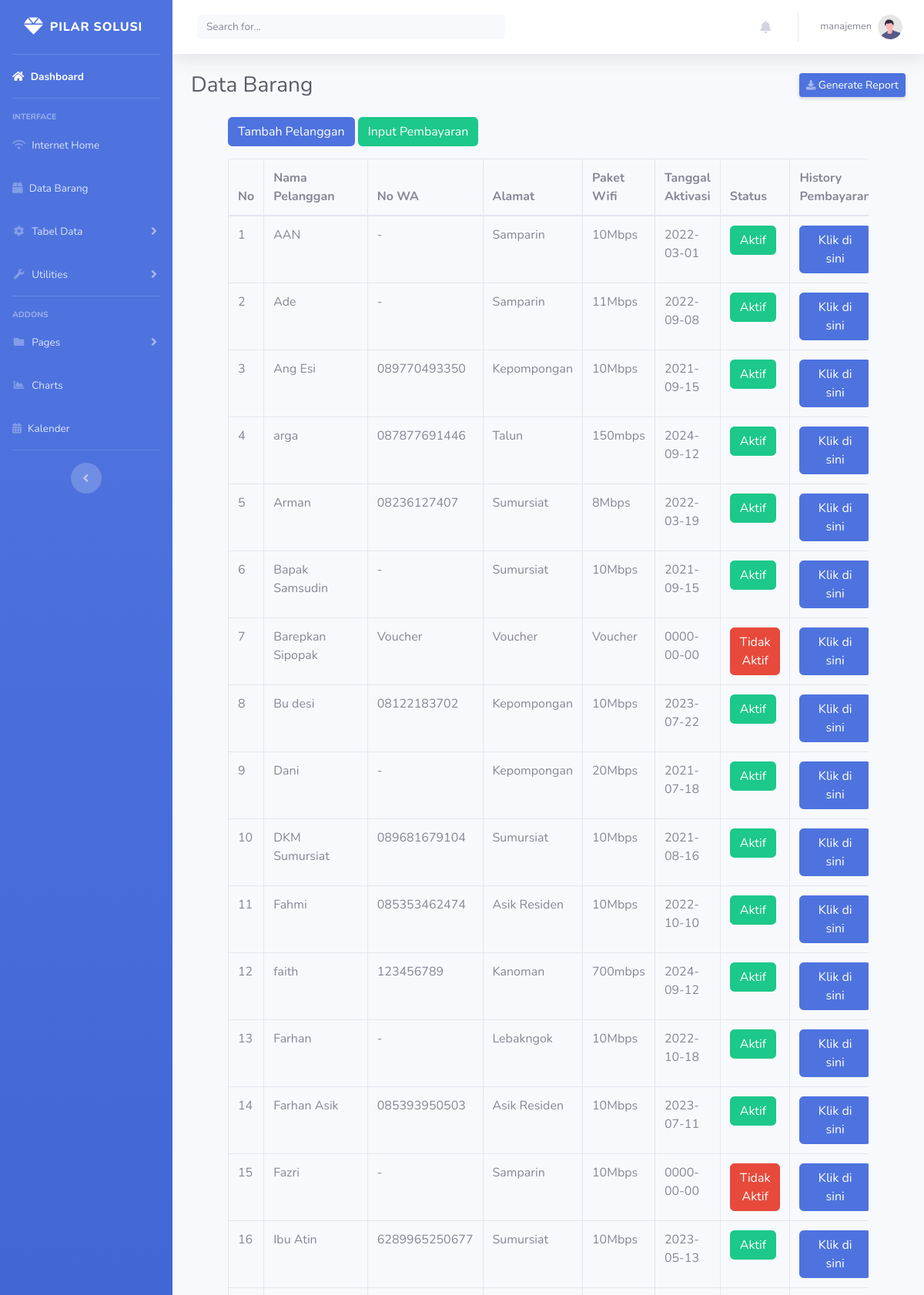
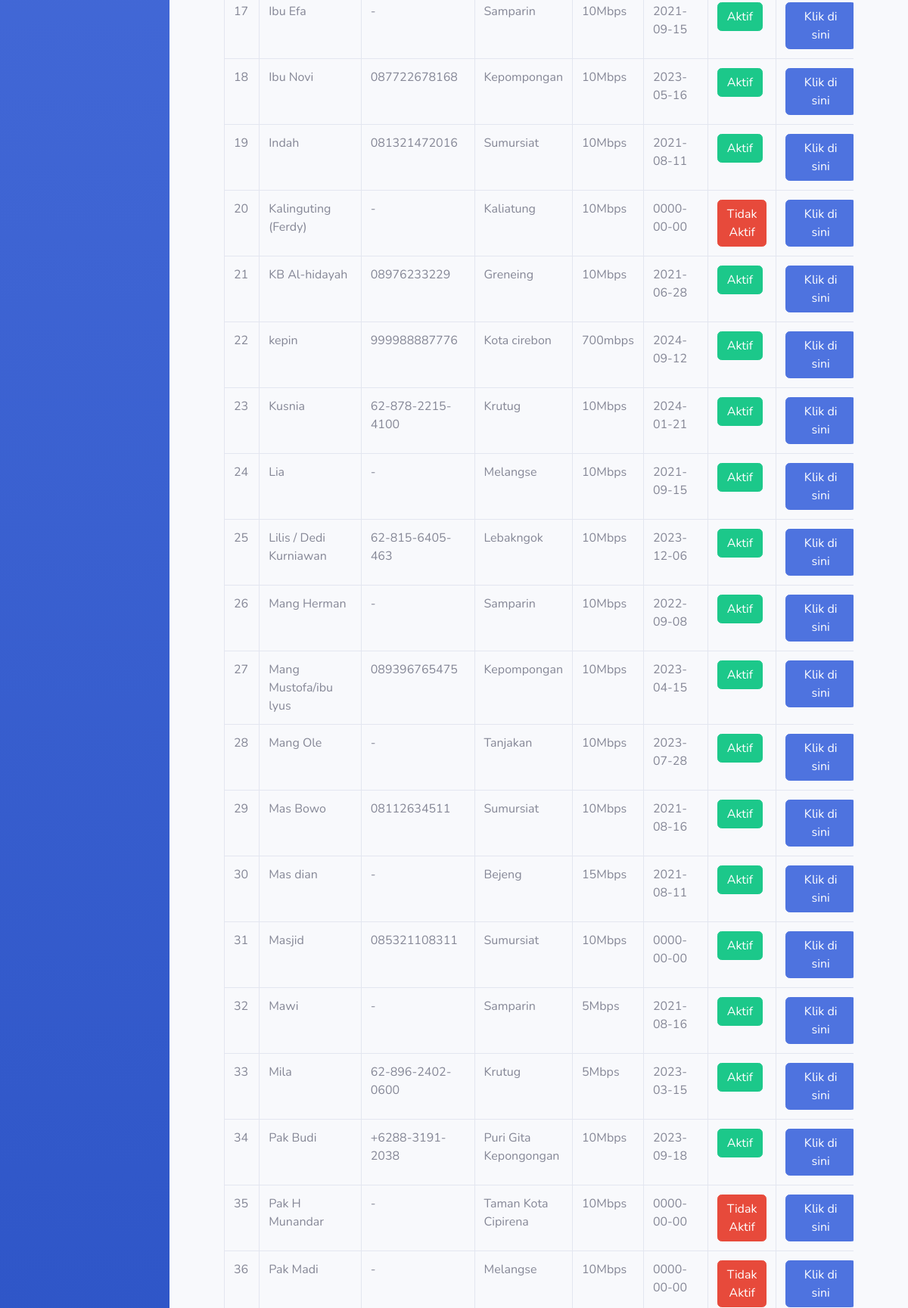
Page /internet_home.php (signed in, upper part) on the committed database (2 pictures, top to bottom).
### tables this page shows
CREATE TABLE `user` (
  `id` int(11) NOT NULL,
  `username` varchar(50) NOT NULL,
  `password` varchar(255) NOT NULL,
  `role` enum('admin','manajemen','teknisi') NOT NULL
);

CREATE TABLE `pelanggan` (
  `id` int(11) NOT NULL,
  `nama_pelanggan` varchar(100) NOT NULL,
  `no_wa` varchar(20) NOT NULL,
  `alamat` text NOT NULL,
  `paket_wifi` varchar(50) NOT NULL,
  `tanggal_aktivasi` date NOT NULL,
  `status` enum('Aktif','Tidak Aktif') DEFAULT 'Tidak Aktif'
);

### internet_home.php (the view, shortened to what this page needs)
<?php
$conn = new mysqli("localhost", "root", "", "pilarapp");
$id = $_SESSION['id'];
$query = "SELECT username FROM user WHERE id = ?";
$stmt = $conn->prepare($query);
$stmt->bind_param("i", $id);
$stmt->execute();
$stmt->bind_result($username);
?>
<!DOCTYPE html>
<html lang="en">
<head>
    <link rel="stylesheet" href="https://cdnjs.cloudflare.com/ajax/libs/font-awesome/6.0.0-beta3/css/all.min.css">
    <link href="vendor/fontawesome-free/css/all.min.css" rel="stylesheet" type="text/css">
    <link href="css/sb-admin-2.min.css" rel="stylesheet">
</head>
<body id="page-top">
    <div id="wrapper">
        <ul class="navbar-nav bg-gradient-primary sidebar sidebar-dark accordion" id="accordionSidebar">
            <a class="sidebar-brand d-flex align-items-center justify-content-center" href="index.html">
                <div class="sidebar-brand-icon">
                <i class="fa-solid fa-gem" style="font-size: 25px;"></i>
                </div>
                <div class="sidebar-brand-text mx-2">Pilar solusi</div>
            </a>
            <hr class="sidebar-divider my-0">
            <li class="nav-item active">
                <a class="nav-link" href="index.php">
                    <i class="fa fa-home"></i>
                    <span>Dashboard</span></a>
            </li>
            <hr class="sidebar-divider">
            <div class="sidebar-heading">
                Interface
            </div>
            <li class="nav-item">
                <a class="nav-link" href="internet_home.php">
                <i class="fa-solid fa-wifi"></i>
                    <span>Internet Home</span></a>
            </li>
            <li class="nav-item">
                <a class="nav-link" href="data_barang.php">
                <i class="fas fa-box"></i>
                    <span>Data Barang</span></a>
            </li>
            <li class="nav-item">
                <a class="nav-link collapsed" href="#" data-toggle="collapse" data-target="#collapseTwo"
                    aria-expanded="true" aria-controls="collapseTwo">
                    <i class="fas fa-fw fa-cog"></i>
                    <span>Tabel Data</span>
                </a>
            </li>
            <li class="nav-item">
                <a class="nav-link collapsed" href="#" data-toggle="collapse" data-target="#collapseUtilities"
                    aria-expanded="true" aria-controls="collapseUtilities">
                    <i class="fas fa-fw fa-wrench"></i>
                    <span>Utilities</span>
                </a>
            </li>
            <hr class="sidebar-divider">
            <div class="sidebar-heading">
                Addons
            </div>
            <li class="nav-item">
                <a class="nav-link collapsed" href="#" data-toggle="collapse" data-target="#collapsePages"
                    aria-expanded="true" aria-controls="collapsePages">
                    <i class="fas fa-fw fa-folder"></i>
                    <span>Pages</span>
                </a>
            </li>
            <li class="nav-item">
                <a class="nav-link" href="charts.html">
                    <i class="fas fa-fw fa-chart-area"></i>
                    <span>Charts</span></a>
            </li>
             <li class="nav-item">
                <a class="nav-link" href="kalender.php">
                    <i class="fa-solid fa-calendar-days"></i>
                    <span>Kalender</span></a>
            </li>
            <hr class="sidebar-divider d-none d-md-block">
            <div class="text-center d-none d-md-inline">
                <button class="rounded-circle border-0" id="sidebarToggle"></button>
            </div>
        </ul>
        <div id="content-wrapper" class="d-flex flex-column">
            <div id="content">
                <nav class="navbar navbar-expand navbar-light bg-white topbar mb-4 static-top shadow">
                    <form
                        class="d-none d-sm-inline-block form-inline mr-auto ml-md-3 my-2 my-md-0 mw-100 navbar-search">
                        <div class="input-group">
                            <input type="text" class="form-control bg-light border-0 small" placeholder="Search for..."
                                aria-label="Search" aria-describedby="basic-addon2" id="search">
                        </div>
                    </form>
                    <ul class="navbar-nav ml-auto">
                <li class="nav-item dropdown no-arrow mx-1">
            <a class="nav-link dropdown-toggle" href="#" id="alertsDropdown" role="button" data-toggle="dropdown" aria-haspopup="true" aria-expanded="false">
        <i class="fas fa-bell fa-fw"></i>
    </a>
</li>
                        <li class="nav-item dropdown no-arrow">
    <a class="nav-link dropdown-toggle" id="userDropdown" role="button"
        data-toggle="dropdown" aria-haspopup="true" aria-expanded="false">
        <span class="mr-2 d-none d-lg-inline text-gray-600 small"><?php echo htmlspecialchars($username); ?></span>
        <img class="img-profile rounded-circle"
        src="img/undraw_profile.svg">
    </a>
</li>
                    </ul>
                </nav>
                <div class="container-fluid">
                    <div class="d-sm-flex align-items-center justify-content-between mb-4">
                        <h1 class="h3 mb-0 text-gray-800">Data Barang</h1>
                        <a href="#" class="d-none d-sm-inline-block btn btn-sm btn-primary shadow-sm">
                            <i class="fas fa-download fa-sm text-white-50"></i> Generate Report</a>
                    </div>
                    <div class="container">
   <div class="container">
        <button class="btn btn-primary" data-toggle="modal" data-target="#tambahPelangganModal">Tambah Pelanggan</button>
        <button class="btn btn-success" data-toggle="modal" data-target="#inputPembayaranModal">Input Pembayaran</button>
        <div class="table-responsive mt-3">
            <table class="table table-bordered" id="pelangganTable">
                <thead>
                    <tr>
                        <th>No</th>
                        <th>Nama Pelanggan</th>
                        <th>No WA</th>
                        <th>Alamat</th>
                        <th>Paket Wifi</th>
                        <th>Tanggal Aktivasi</th>
                        <th>Status</th>
                        <th>History Pembayaran</th>
                    </tr>
                </thead>
                <tbody>
                    <?php
                    $conn = new mysqli("localhost", "root", "", "pilarapp");
                    $sql = "SELECT p.id, p.nama_pelanggan, p.no_wa, p.alamat, p.paket_wifi, p.tanggal_aktivasi, p.status, COUNT(pb.id) AS jumlah_pembayaran
                            FROM pelanggan p
                            LEFT JOIN pembayaran pb ON p.id = pb.pelanggan_id
                            GROUP BY p.nama_pelanggan ASC";
                    $result = $conn->query($sql);
                    if ($result->num_rows > 0) {
                        $no = 1;
                        while ($row = $result->fetch_assoc()) {
                            $statusButtonClass = $row['status'] == 'Aktif' ? 'btn-success' : 'btn-danger';
                            echo "<tr>
                                    <td>" . $no++ . "</td>
                                    <td>" . $row['nama_pelanggan'] . "</td>
                                    <td>" . $row['no_wa'] . "</td>
                                    <td>" . $row['alamat'] . "</td>
                                    <td>" . $row['paket_wifi'] . "</td>
                                    <td>" . $row['tanggal_aktivasi'] . "</td>
                                    <td>
                                        <button id='status-button-" . $row['id'] . "'
                                                class='btn $statusButtonClass'
                                                onclick='toggleStatus(" . $row['id'] . ", \"" . $row['status'] . "\")'>" . $row['status'] . "</button>
                                    </td>
                                    <td><a href='history_pembayaran.php?id=" . $row['id'] . "' class='btn btn-primary'>Klik di sini</a></td>
                                </tr>";
                        }
                    }
                    ?>
                </tbody>
            </table>
        </div>
    </div>
</div>
</div>
</div>
        </div>
    </div>
</body>
</html>

### rows in the picture
user: username "manajemen"
pelanggan: nama_pelanggan "AAN", no_wa "-", alamat "Samparin", paket_wifi "10Mbps", tanggal_aktivasi "2022-03-01", status "Aktif"
pelanggan: nama_pelanggan "Ade", no_wa "-", alamat "Samparin", paket_wifi "11Mbps", tanggal_aktivasi "2022-09-08", status "Aktif"
pelanggan: nama_pelanggan "Ang Esi", no_wa "089770493350", alamat "Kepompongan", paket_wifi "10Mbps", tanggal_aktivasi "2021-09-15", status "Aktif"
pelanggan: nama_pelanggan "arga", no_wa "087877691446", alamat "Talun", paket_wifi "150mbps", tanggal_aktivasi "2024-09-12", status "Aktif"
pelanggan: nama_pelanggan "Arman", no_wa "08236127407", alamat "Sumursiat", paket_wifi "8Mbps", tanggal_aktivasi "2022-03-19", status "Aktif"
pelanggan: nama_pelanggan "Bapak Samsudin", no_wa "-", alamat "Sumursiat", paket_wifi "10Mbps", tanggal_aktivasi "2021-09-15", status "Aktif"
pelanggan: nama_pelanggan "Barepkan Sipopak", no_wa "Voucher", alamat "Voucher", paket_wifi "Voucher", tanggal_aktivasi "0000-00-00", status "Tidak Aktif"
pelanggan: nama_pelanggan "Bu desi", no_wa "08122183702", alamat "Kepompongan", paket_wifi "10Mbps", tanggal_aktivasi "2023-07-22", status "Aktif"
pelanggan: nama_pelanggan "Dani", no_wa "-", alamat "Kepompongan", paket_wifi "20Mbps", tanggal_aktivasi "2021-07-18", status "Aktif"
pelanggan: nama_pelanggan "DKM Sumursiat", no_wa "089681679104", alamat "Sumursiat", paket_wifi "10Mbps", tanggal_aktivasi "2021-08-16", status "Aktif"
pelanggan: nama_pelanggan "Fahmi", no_wa "085353462474", alamat "Asik Residen", paket_wifi "10Mbps", tanggal_aktivasi "2022-10-10", status "Aktif"
pelanggan: nama_pelanggan "faith", no_wa "123456789", alamat "Kanoman", paket_wifi "700mbps", tanggal_aktivasi "2024-09-12", status "Aktif"
pelanggan: nama_pelanggan "Farhan", no_wa "-", alamat "Lebakngok", paket_wifi "10Mbps", tanggal_aktivasi "2022-10-18", status "Aktif"
pelanggan: nama_pelanggan "Farhan Asik", no_wa "085393950503", alamat "Asik Residen", paket_wifi "10Mbps", tanggal_aktivasi "2023-07-11", status "Aktif"
pelanggan: nama_pelanggan "Fazri", no_wa "-", alamat "Samparin", paket_wifi "10Mbps", tanggal_aktivasi "0000-00-00", status "Tidak Aktif"
pelanggan: nama_pelanggan "Ibu Atin", no_wa "6289965250677", alamat "Sumursiat", paket_wifi "10Mbps", tanggal_aktivasi "2023-05-13", status "Aktif"
pelanggan: nama_pelanggan "Ibu Efa", no_wa "-", alamat "Samparin", paket_wifi "10Mbps", tanggal_aktivasi "2021-09-15", status "Aktif"
pelanggan: nama_pelanggan "Ibu Novi", no_wa "087722678168", alamat "Kepompongan", paket_wifi "10Mbps", tanggal_aktivasi "2023-05-16", status "Aktif"
pelanggan: nama_pelanggan "Indah", no_wa "081321472016", alamat "Sumursiat", paket_wifi "10Mbps", tanggal_aktivasi "2021-08-11", status "Aktif"
pelanggan: nama_pelanggan "Kalinguting (Ferdy)", no_wa "-", alamat "Kaliatung", paket_wifi "10Mbps", tanggal_aktivasi "0000-00-00", status "Tidak Aktif"
pelanggan: nama_pelanggan "KB Al-hidayah", no_wa "08976233229", alamat "Greneing", paket_wifi "10Mbps", tanggal_aktivasi "2021-06-28", status "Aktif"
pelanggan: nama_pelanggan "kepin", no_wa "999988887776", alamat "Kota cirebon", paket_wifi "700mbps", tanggal_aktivasi "2024-09-12", status "Aktif"
pelanggan: nama_pelanggan "Kusnia", no_wa "62-878-2215-4100", alamat "Krutug", paket_wifi "10Mbps", tanggal_aktivasi "2024-01-21", status "Aktif"
pelanggan: nama_pelanggan "Lia", no_wa "-", alamat "Melangse", paket_wifi "10Mbps", tanggal_aktivasi "2021-09-15", status "Aktif"
pelanggan: nama_pelanggan "Lilis / Dedi Kurniawan", no_wa "62-815-6405-463", alamat "Lebakngok", paket_wifi "10Mbps", tanggal_aktivasi "2023-12-06", status "Aktif"
pelanggan: nama_pelanggan "Mang Herman", no_wa "-", alamat "Samparin", paket_wifi "10Mbps", tanggal_aktivasi "2022-09-08", status "Aktif"
pelanggan: nama_pelanggan "Mang Mustofa/ibu lyus", no_wa "089396765475", alamat "Kepompongan", paket_wifi "10Mbps", tanggal_aktivasi "2023-04-15", status "Aktif"
pelanggan: nama_pelanggan "Mang Ole", no_wa "-", alamat "Tanjakan", paket_wifi "10Mbps", tanggal_aktivasi "2023-07-28", status "Aktif"
pelanggan: nama_pelanggan "Mas Bowo", no_wa "08112634511", alamat "Sumursiat", paket_wifi "10Mbps", tanggal_aktivasi "2021-08-16", status "Aktif"
pelanggan: nama_pelanggan "Mas dian", no_wa "-", alamat "Bejeng", paket_wifi "15Mbps", tanggal_aktivasi "2021-08-11", status "Aktif"
pelanggan: nama_pelanggan "Masjid", no_wa "085321108311", alamat "Sumursiat", paket_wifi "10Mbps", tanggal_aktivasi "0000-00-00", status "Aktif"
pelanggan: nama_pelanggan "Mawi", no_wa "-", alamat "Samparin", paket_wifi "5Mbps", tanggal_aktivasi "2021-08-16", status "Aktif"
pelanggan: nama_pelanggan "Mila", no_wa "62-896-2402-0600", alamat "Krutug", paket_wifi "5Mbps", tanggal_aktivasi "2023-03-15", status "Aktif"
pelanggan: nama_pelanggan "Pak Budi", no_wa "+6288-3191-2038", alamat "Puri Gita Kepongongan", paket_wifi "10Mbps", tanggal_aktivasi "2023-09-18", status "Aktif"
pelanggan: nama_pelanggan "Pak H Munandar", no_wa "-", alamat "Taman Kota Cipirena", paket_wifi "10Mbps", tanggal_aktivasi "0000-00-00", status "Tidak Aktif"
pelanggan: nama_pelanggan "Pak Madi", no_wa "-", alamat "Melangse", paket_wifi "10Mbps", tanggal_aktivasi "0000-00-00", status "Tidak Aktif"
